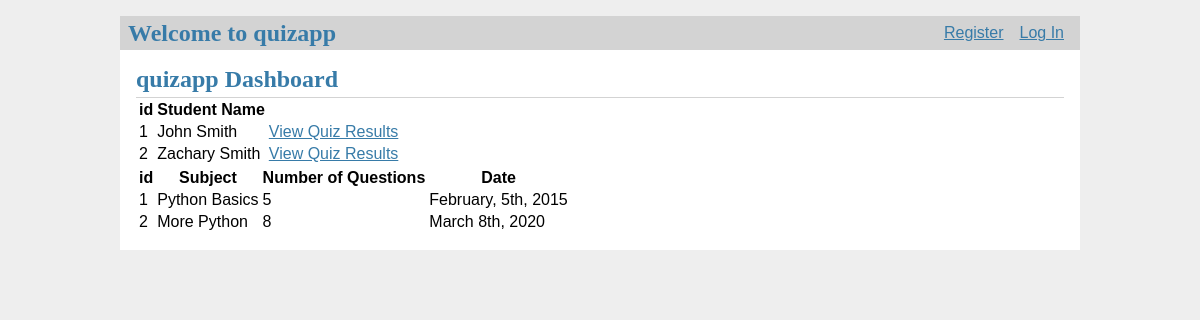
Before: / with the older database file.
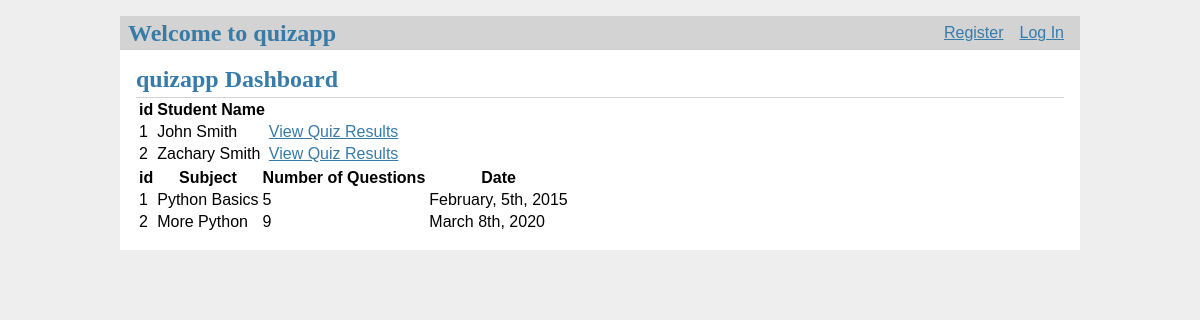
After: the same page with the newer database file.
### tables this page shows
CREATE TABLE students (
    id INTEGER PRIMARY KEY AUTOINCREMENT, 
    name TEXT
    );

CREATE TABLE quizzes (
    quiz_id INTEGER PRIMARY KEY AUTOINCREMENT, 
    subject TEXT NOT NULL, 
    length INTEGER NOT NULL, 
    date TEXT NOT NULL);

### quizapp.py (the view)
@app.route('/')
def index():
    db = get_db()
    students = db.execute(
        'SELECT id, name FROM students'
    ).fetchall()
    quizzes = db.execute(
        'SELECT quiz_id, subject, length, date FROM quizzes'
    ).fetchall()
    return render_template('dashboard/dashboard.html', students=students, quizzes=quizzes)

### quizapp.py (called while the page is built)
def get_db():
    db = lite.connect(
        app.config['DATABASE'],
        detect_types=lite.PARSE_DECLTYPES
        )
    db.row_factory = lite.Row
    return db

@app.before_request
def load_logged_in_user():
    user_id = session.get('user_id')
    if user_id is None:
        g.user = None
    else:
        g.user = get_db().execute(
            'SELECT * FROM user WHERE id = ?', (user_id,)
        ).fetchone()

### templates/dashboard/dashboard.html (shortened to what this page needs)
{% extends 'base.html' %}
{% block header %}
  <h1>{% block title %}quizapp Dashboard{% endblock %}</h1>
{% endblock %}
{% block content %}
    <table>
        <tr>
            <th>id</th>
            <th>Student Name</th>
        </tr>
        {% for student in students %}
            <tr>
                <td>{{ student['id'] }}</td>
                <td>{{ student['name'] }}</td>
                <td><a class="action" href="{{ url_for('view_results', id=student['id']) }}">View Quiz Results</a></td>
            </tr>
        {% endfor %}
    </table>
    <table>
        <tr>
            <th>id</th>
            <th>Subject</th>
            <th>Number of Questions</th>
            <th>Date</th>
        </tr>
        {% for quiz in quizzes %}
            <tr>
                <td>{{ quiz['quiz_id'] }}</td>
                <td>{{ quiz['subject'] }}</td>
                <td>{{ quiz['length'] }}</td>
                <td>{{ quiz['date'] }}</td>
            </tr>
        {% endfor %}
    </table>
{% endblock %}

### templates/base.html (shortened to what this page needs)
<!doctype html>
<link rel="stylesheet" href="{{ url_for('static', filename='style.css') }}">
<nav>
  <h1>Welcome to quizapp</h1>
  <ul>
    {% if g.user %}
      <li><span>{{ g.user['username'] }}</span>
      <li><a href="{{ url_for('logout') }}">Log Out</a>
    {% else %}
      <li><a href="{{ url_for('register') }}">Register</a>
      <li><a href="{{ url_for('login') }}">Log In</a>
    {% endif %}
  </ul>
</nav>
<section class="content">
  <header>
    {% block header %}{% endblock %}
  </header>
  {% block content %}{% endblock %}
</section>

### static/style.css (style rules this page uses)
h1 { font-family: serif; color: #377ba8; margin: 1rem 0; }
a { color: #377ba8; }
nav { background: lightgray; display: flex; align-items: center; padding: 0 0.5rem; }
nav h1 { flex: auto; margin: 0; }
nav ul { display: flex; list-style: none; margin: 0; padding: 0; }
nav ul li a, nav ul li span, header .action { display: block; padding: 0.5rem; }
.content { padding: 0 1rem 1rem; }
.content > header { border-bottom: 1px solid lightgray; display: flex; align-items: flex-end; }
.content > header h1 { flex: auto; margin: 1rem 0 0.25rem 0; }
.content:last-child { margin-bottom: 0; }

Changed rows visible on the page:
changed quizzes "More Python": length "8" → "9"
